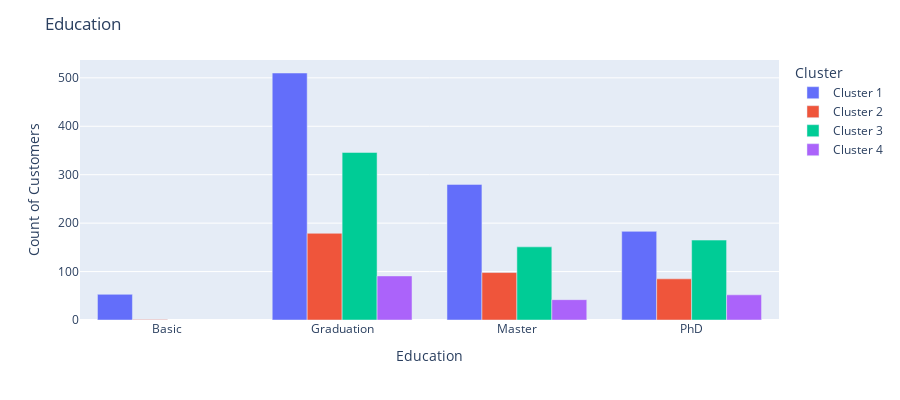

The code cell stored with this chart in its notebook:
### Markdown cell above
Les clients appartenant aux clusters 1 et 3 ont des revenus nettement plus élevés que ceux appartenant aux clusters 2 et 4. Les dépenses du groupe 1 sont les plus élevées, tandis que celles du groupe 4 sont les plus faibles.

### Code cell
df_plot = df_[['Education', 'Cluster', 'ID']].groupby(['Education', 'Cluster']).count()
df_plot.reset_index(inplace=True)
df_plot.rename(columns={"ID":"Count of Customers"}, inplace=True)


fig = px.bar(df_plot, x="Education", y="Count of Customers",
             color='Cluster', barmode='group',
             height=400)
fig.update_layout(title="Education")
fig.show()

### Figure 1 — Plotly figure (JSON) as saved in the notebook; plotly's stock layout.template omitted (floating-point values rounded to 4 significant figures)
{"data": [{"alignmentgroup": "True", "hovertemplate": "Cluster=Cluster 1<br>Education=%{x}<br>Count of Customers=%{y}<extra></extra>", "legendgroup": "Cluster 1", "marker": {"color": "#636efa", "pattern": {"shape": ""}}, "name": "Cluster 1", "offsetgroup": "Cluster 1", "orientation": "v", "showlegend": true, "textposition": "auto", "type": "bar", "x": ["Basic", "Graduation", "Master", "PhD"], "xaxis": "x", "y": [53, 510, 280, 183], "yaxis": "y"}, {"alignmentgroup": "True", "hovertemplate": "Cluster=Cluster 2<br>Education=%{x}<br>Count of Customers=%{y}<extra></extra>", "legendgroup": "Cluster 2", "marker": {"color": "#EF553B", "pattern": {"shape": ""}}, "name": "Cluster 2", "offsetgroup": "Cluster 2", "orientation": "v", "showlegend": true, "textposition": "auto", "type": "bar", "x": ["Basic", "Graduation", "Master", "PhD"], "xaxis": "x", "y": [1, 179, 98, 85], "yaxis": "y"}, {"alignmentgroup": "True", "hovertemplate": "Cluster=Cluster 3<br>Education=%{x}<br>Count of Customers=%{y}<extra></extra>", "legendgroup": "Cluster 3", "marker": {"color": "#00cc96", "pattern": {"shape": ""}}, "name": "Cluster 3", "offsetgroup": "Cluster 3", "orientation": "v", "showlegend": true, "textposition": "auto", "type": "bar", "x": ["Graduation", "Master", "PhD"], "xaxis": "x", "y": [346, 151, 165], "yaxis": "y"}, {"alignmentgroup": "True", "hovertemplate": "Cluster=Cluster 4<br>Education=%{x}<br>Count of Customers=%{y}<extra></extra>", "legendgroup": "Cluster 4", "marker": {"color": "#ab63fa", "pattern": {"shape": ""}}, "name": "Cluster 4", "offsetgroup": "Cluster 4", "orientation": "v", "showlegend": true, "textposition": "auto", "type": "bar", "x": ["Graduation", "Master", "PhD"], "xaxis": "x", "y": [91, 42, 52], "yaxis": "y"}], "layout": {"barmode": "group", "height": 400, "legend": {"title": {"text": "Cluster"}, "tracegroupgap": 0}, "margin": {"t": 60}, "title": {"text": "Education"}, "xaxis": {"anchor": "y", "domain": [0, 1], "title": {"text": "Education"}}, "yaxis": {"anchor": "x", "domain": [0, 1], "title": {"text": "Count of Customers"}}}}
